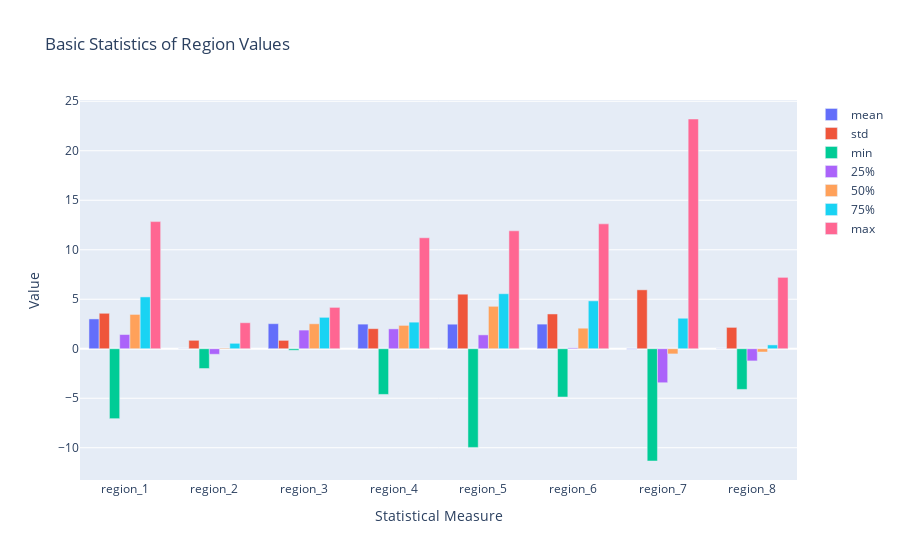

This figure's notebook cell:
### Markdown cell above
### 接下来，我们使用了pandas库中的describe函数来计算每个虚拟区域的基本统计量（均值、标准差、最小值、第一四分位数、中位数、第三四分位数和最大值）。

`describe`函数提供了一些基本的描述性统计信息，包括数据集中每个变量的均值、标准差、最小值、最大值和四分位数等。这些统计量提供了关于数据集分布、集中趋势和离散程度等方面的重要信息。下面是一些基本统计量的解释：

- **count**：数据集中的总样本数。
- **mean**：数据集的平均值，表示数据集的中心位置。
- **std**：数据集的标准差，表示数据集的离散程度。
- **min**：数据集中的最小值。
- **25%**：数据集中的第一个四分位数，表示有25%的观察值比它小。
- **50%**：数据集中的第二个四分位数（也就是中位数），表示有50%的观察值比它小。
- **75%**：数据集中的第三个四分位数，表示有75%的观察值比它小。
- **max**：数据集中的最大值。

通过分析这些基本统计量，我们可以对数据集的分布、变化范围和异常值等方面有一个初步的了解。例如，如果数据集的标准差比较小，那么它的数据分布比较集中，反之则比较分散；如果数据集的最大值和最小值差别比较大，那么数据集的变化范围比较广；如果数据集中的某些统计量（如均值、中位数）与某个阈值相差较大，那么这些数据可能包含异常值，需要进行进一步的分析。

除了使用`describe`函数，我们还可以使用其他的描述性统计方法，例如计算协方差、相关系数和偏度等。这些方法可以帮助我们更全面地了解数据集的性质和特征，从而做出更准确的分析和预测。

### Code cell
import pandas as pd
import plotly.graph_objects as go

# 读取数据
df = pd.read_excel('数据文件.xls')
# 删除day列
df = df.drop('day', axis=1)

# 计算基本统计量
stats = df.describe().drop('count') #去掉了无关紧要的count统计量

# 创建柱状图数据
data = [go.Bar(x=stats.columns, y=stats.loc[stat], name=stat) for stat in stats.index]

# 设置图表标题和布局
layout = go.Layout(title='Basic Statistics of Region Values', xaxis=dict(title='Statistical Measure'), yaxis=dict(title='Value'))

# 绘制柱状图
fig = go.Figure(data=data, layout=layout)
fig.show()

### Figure 1 — Plotly figure (JSON) as saved in the notebook; plotly's stock layout.template omitted (floating-point values rounded to 4 significant figures)
{"data": [{"name": "mean", "type": "bar", "x": ["region_1", "region_2", "region_3", "region_4", "region_5", "region_6", "region_7", "region_8"], "y": [3.012, -0.01308, 2.531, 2.486, 2.479, 2.489, -0.04473, -0.01307]}, {"name": "std", "type": "bar", "x": ["region_1", "region_2", "region_3", "region_4", "region_5", "region_6", "region_7", "region_8"], "y": [3.582, 0.851, 0.8452, 2.028, 5.51, 3.514, 5.953, 2.158]}, {"name": "min", "type": "bar", "x": ["region_1", "region_2", "region_3", "region_4", "region_5", "region_6", "region_7", "region_8"], "y": [-7.064, -1.997, -0.1509, -4.616, -9.968, -4.877, -11.34, -4.109]}, {"name": "25%", "type": "bar", "x": ["region_1", "region_2", "region_3", "region_4", "region_5", "region_6", "region_7", "region_8"], "y": [1.435, -0.5598, 1.885, 2.007, 1.4, 0.0884, -3.433, -1.23]}, {"name": "50%", "type": "bar", "x": ["region_1", "region_2", "region_3", "region_4", "region_5", "region_6", "region_7", "region_8"], "y": [3.467, 0.07021, 2.521, 2.358, 4.287, 2.075, -0.5228, -0.3322]}, {"name": "75%", "type": "bar", "x": ["region_1", "region_2", "region_3", "region_4", "region_5", "region_6", "region_7", "region_8"], "y": [5.237, 0.5486, 3.173, 2.686, 5.558, 4.835, 3.082, 0.3872]}, {"name": "max", "type": "bar", "x": ["region_1", "region_2", "region_3", "region_4", "region_5", "region_6", "region_7", "region_8"], "y": [12.84, 2.629, 4.178, 11.21, 11.91, 12.61, 23.21, 7.212]}], "layout": {"title": {"text": "Basic Statistics of Region Values"}, "xaxis": {"title": {"text": "Statistical Measure"}}, "yaxis": {"title": {"text": "Value"}}}}
